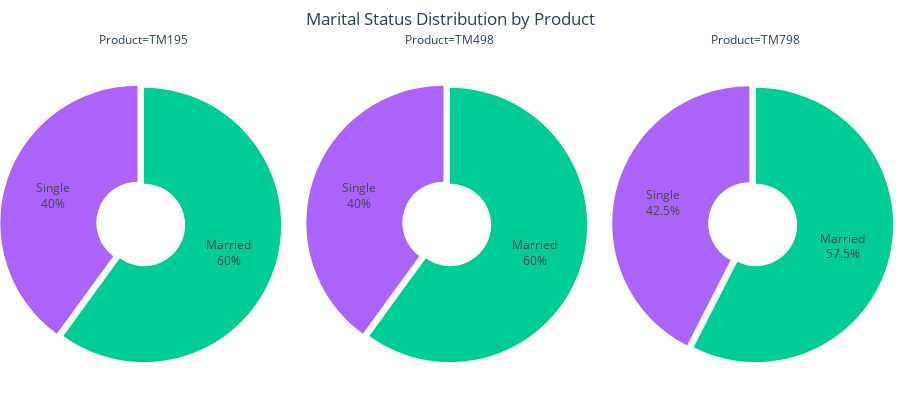

The notebook cell this image was saved under:
### Code cell
# Grouping by product and gender and counting the number of occurrences
marital_df = df[['Product','single']].value_counts().reset_index().rename(columns={0:'count'})
marital_df['single'] = marital_df['single'].apply(lambda x: 'Single' if x == 1 else 'Married')

# Creating pie charts for each product
pie2 = px.pie(marital_df, values='count', names='single', title='Marital Status Distribution by Product', facet_col='Product',
             color='single', hole=0.3, labels={'Age': 'Count'},
             color_discrete_map={'Male': 'darkblue', 'Female': 'lightcoral'}  # Custom color map
             )

# Adding product information to the pie charts
pie2.update_traces(textposition='inside', textinfo='percent+label', pull=[0, 0.05])  # Adjust pull for better visibility

# Updating layout for better appearance
pie2.update_layout(
    margin=dict(l=0, r=0, b=0, t=50),  # Adjust margins
    showlegend=False,  # Hide legend
    title_x = 0.5,  # Center title
    height=400  # Set height for better aspect ratio
)

pie2.show()

### Figure 1 — Plotly figure (JSON) as saved in the notebook; plotly's stock layout.template omitted (floating-point values rounded to 4 significant figures)
{"data": [{"customdata": [["Married"], ["Single"]], "domain": {"x": [0, 0.32], "y": [0, 1]}, "hole": 0.3, "hovertemplate": "Product=TM195<br>single=%{customdata[0]}<br>count=%{value}<extra></extra>", "labels": ["Married", "Single"], "legendgroup": "", "marker": {"colors": ["#00cc96", "#ab63fa"]}, "name": "", "pull": [0, 0.05], "showlegend": true, "textinfo": "percent+label", "textposition": "inside", "type": "pie", "values": [48, 32]}, {"customdata": [["Married"], ["Single"]], "domain": {"x": [0.34, 0.66], "y": [0, 1]}, "hole": 0.3, "hovertemplate": "Product=TM498<br>single=%{customdata[0]}<br>count=%{value}<extra></extra>", "labels": ["Married", "Single"], "legendgroup": "", "marker": {"colors": ["#00cc96", "#ab63fa"]}, "name": "", "pull": [0, 0.05], "showlegend": true, "textinfo": "percent+label", "textposition": "inside", "type": "pie", "values": [36, 24]}, {"customdata": [["Married"], ["Single"]], "domain": {"x": [0.68, 1.0], "y": [0, 1]}, "hole": 0.3, "hovertemplate": "Product=TM798<br>single=%{customdata[0]}<br>count=%{value}<extra></extra>", "labels": ["Married", "Single"], "legendgroup": "", "marker": {"colors": ["#00cc96", "#ab63fa"]}, "name": "", "pull": [0, 0.05], "showlegend": true, "textinfo": "percent+label", "textposition": "inside", "type": "pie", "values": [23, 17]}], "layout": {"annotations": [{"font": {}, "showarrow": false, "text": "Product=TM195", "x": 0.16, "xanchor": "center", "xref": "paper", "y": 1, "yanchor": "bottom", "yref": "paper"}, {"font": {}, "showarrow": false, "text": "Product=TM498", "x": 0.5, "xanchor": "center", "xref": "paper", "y": 1, "yanchor": "bottom", "yref": "paper"}, {"font": {}, "showarrow": false, "text": "Product=TM798", "x": 0.84, "xanchor": "center", "xref": "paper", "y": 1, "yanchor": "bottom", "yref": "paper"}], "height": 400, "legend": {"tracegroupgap": 0}, "margin": {"b": 0, "l": 0, "r": 0, "t": 50}, "showlegend": false, "title": {"text": "Marital Status Distribution by Product", "x": 0.5}}}
